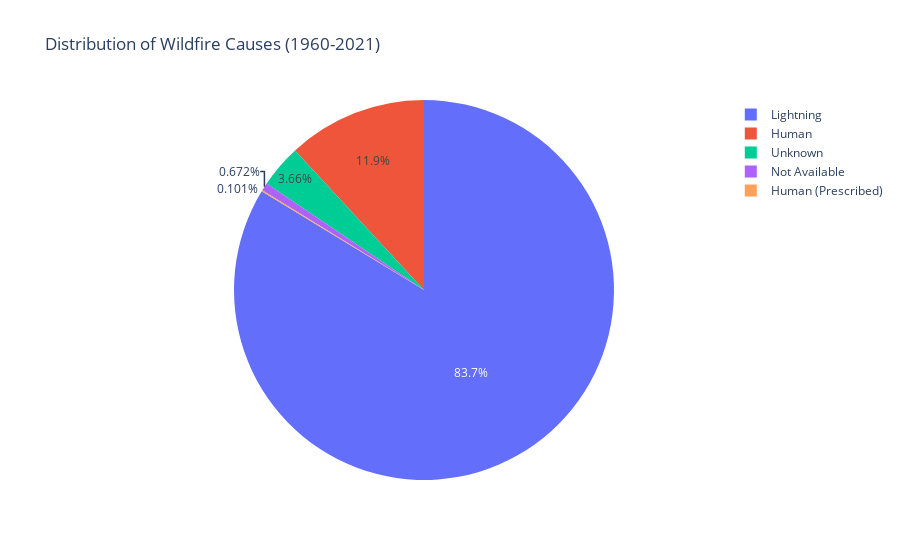

The code cell stored with this chart in its notebook:
### Markdown cell above
# What are the primary causes of wildfires?
Visualization: Pie chart showing the percentage distribution of wildfire causes.

### Code cell
# Aggregate data to get total size burned for each cause
pipeline = [
    {"$group": {
        "_id": "$CAUSE",
        "total_size_ha": {"$sum": "$SIZE_HA"}
    }},
    {"$sort": {"total_size_ha": -1}}
]

results = list(collection.aggregate(pipeline))

# Convert results to a DataFrame
df = pd.DataFrame(results)

# Map causes to more readable labels
df["_id"] = df["_id"].map({
    "H": "Human",
    "H-PB": "Human (Prescribed)",
    "L": "Lightning",
    "U": "Unknown",
    "n/a": "Not Available"
})

# Create a pie chart
fig = px.pie(df, values='total_size_ha', names='_id', title='Distribution of Wildfire Causes (1960-2021)')
fig.show()

### Figure 1 — Plotly figure (JSON) as saved in the notebook; plotly's stock layout.template omitted (floating-point values rounded to 4 significant figures)
{"data": [{"domain": {"x": [0, 1], "y": [0, 1]}, "hovertemplate": "_id=%{label}<br>total_size_ha=%{value}<extra></extra>", "labels": ["Lightning", "Human", "Unknown", "Not Available", "Human (Prescribed)"], "legendgroup": "", "name": "", "showlegend": true, "type": "pie", "values": [110800000.0, 15720000.0, 4838000.0, 889100.0, 133100.0]}], "layout": {"legend": {"tracegroupgap": 0}, "title": {"text": "Distribution of Wildfire Causes (1960-2021)"}}}
